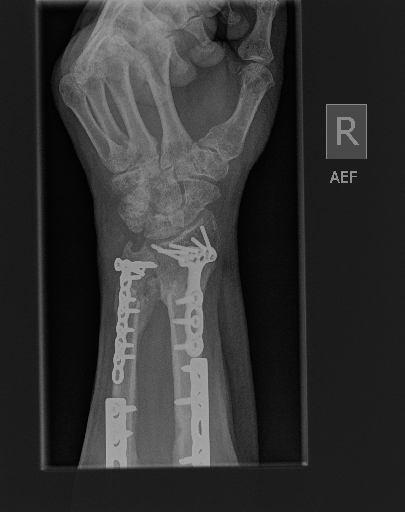
#> input picture networkdata/testimg3.png, 405 x 512 px
$ python labelremoval.py
#> lines starting #> are read from the running program, lines starting #| are printed output that depends on the picture
#!/usr/bin/env python3
# -*- coding: utf-8 -*-
"""
Created on Fri Nov 22 13:54:53 2019

@author: ryan
"""


def alter_image(path) :
#> called with path = './networkdata/testimg3.png'
    from skimage.io import imread
    import numpy as np
    old_img = np.asarray(imread(path, as_gray = True))
#> old_img is the input picture: shape (512, 405) float64; min 0, max 0.682, mean 0.201
    if(old_img.dtype != "uint8") :
        old_img *= 255
    print(old_img.dtype)
#| float64
    if len(old_img[0]) < 499 :
            old_img = np.reshape(old_img, (512, old_img.shape[1], 1))
            index = int((512-len(old_img[0]))/2) +1
#> index = 54
            end_index = 512-index
#> end_index = 458
            img = np.full((512,512,1), 0)
            for r in range(512) :
                for c in range(index, end_index) :
                    img.itemset((r,c,0), old_img.item((r,c-index,0)))
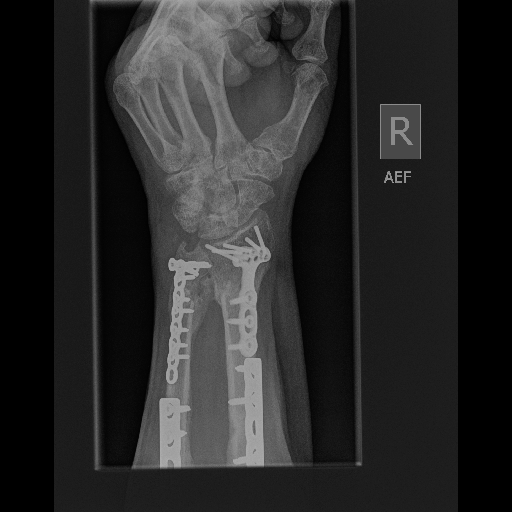
#> img: shape (512, 512, 1) int64; min 0, max 174, mean 40.3
    #first, identify background shade
    #this should be the minimum that's greater than 0
    minimum = 255
    for r in range(512) :
        for c in range(img.shape[1]) :
            if(img.item(r,c,0) < minimum and img.item(r,c,0) > 0) :
                minimum = img.item(r,c,0)
#> after the loop, minimum = 1
    print(minimum)
#| 1
    s = 4
    for r in range(512-s) :
        for c in range(img.shape[1]-s) :
            sum = 0
            numFull = 0
            for rsub in range(s) :
                for csub in range(s) :
                    sum += img.item(r+rsub, c+csub, 0)
                    if(img.item(r+rsub, c+csub, 0) == 255) :
                        numFull += 1
            if(sum/16 > 150 and numFull > 5) :
                for rsub in range(s) :
                    for csub in range(s) :
                        img.itemset((r+rsub, c+csub, 0), minimum)
            if(img.item(r,c,0) >= 250) :
                img.itemset((r,c,0), minimum)


    return img


from matplotlib import pyplot as plot
import matplotlib.cm as cm
plot.imshow(alter_image("./networkdata/testimg3.png")[:,:,0], cmap=cm.gray)


$ run again, with networkdata/testimg2.png copied over networkdata/testimg3.png
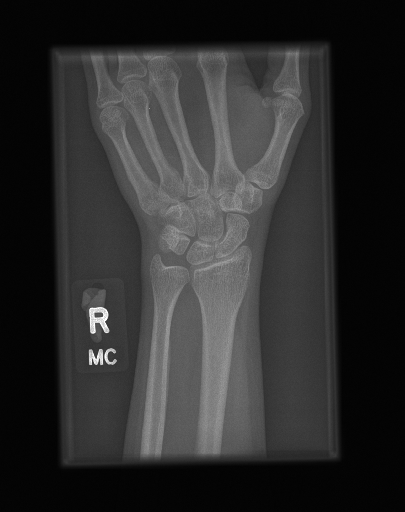
#> input picture networkdata/testimg2.png, 405 x 512 px
#> in alter_image, old_img is the input picture: shape (512, 405) float64; min 0.00392, max 1, mean 0.179
#| float64
#> index = 54
#> end_index = 458
#> after the loop in alter_image, `for r in range(512) :`:
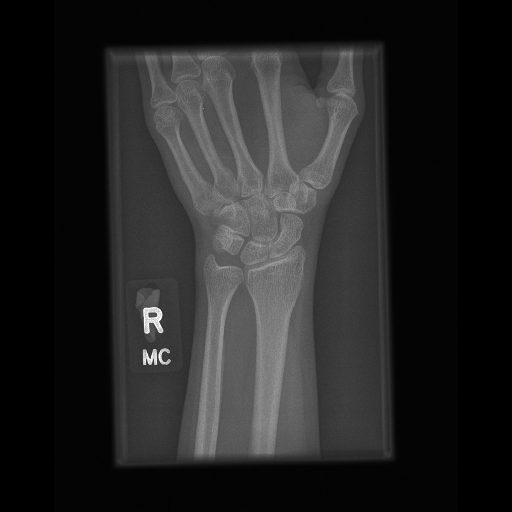
#> img: shape (512, 512, 1) int64; min 0, max 255, mean 36.1
#> after the loop in alter_image, `for r in range(512) :`: minimum = 1
#| 1

$ run again, with networkdata/testimg4.png copied over networkdata/testimg3.png
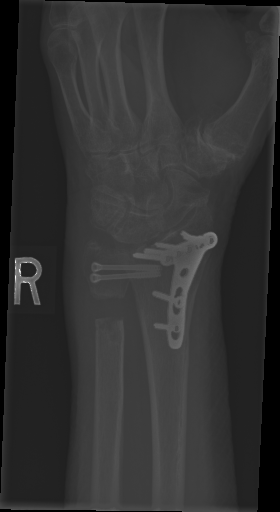
#> input picture networkdata/testimg4.png, 280 x 512 px
#> in alter_image, old_img is the input picture: shape (512, 280); min 0, max 253, mean 49.7
#| uint8
#> index = 117
#> end_index = 395
#> after the loop in alter_image, `for r in range(512) :`:
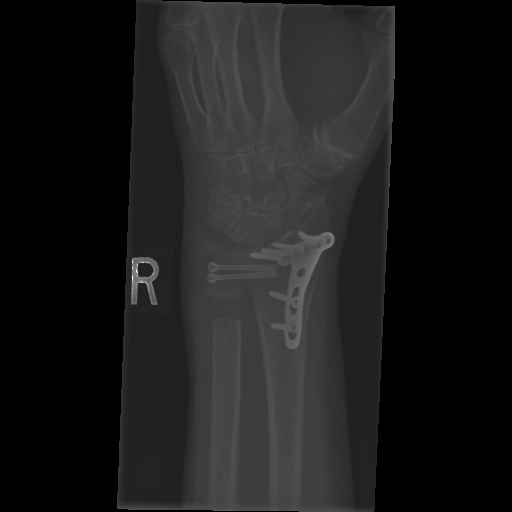
#> img: shape (512, 512, 1) int64; min 0, max 253, mean 27.2
#> after the loop in alter_image, `for r in range(512) :`: minimum = 31
#| 31
